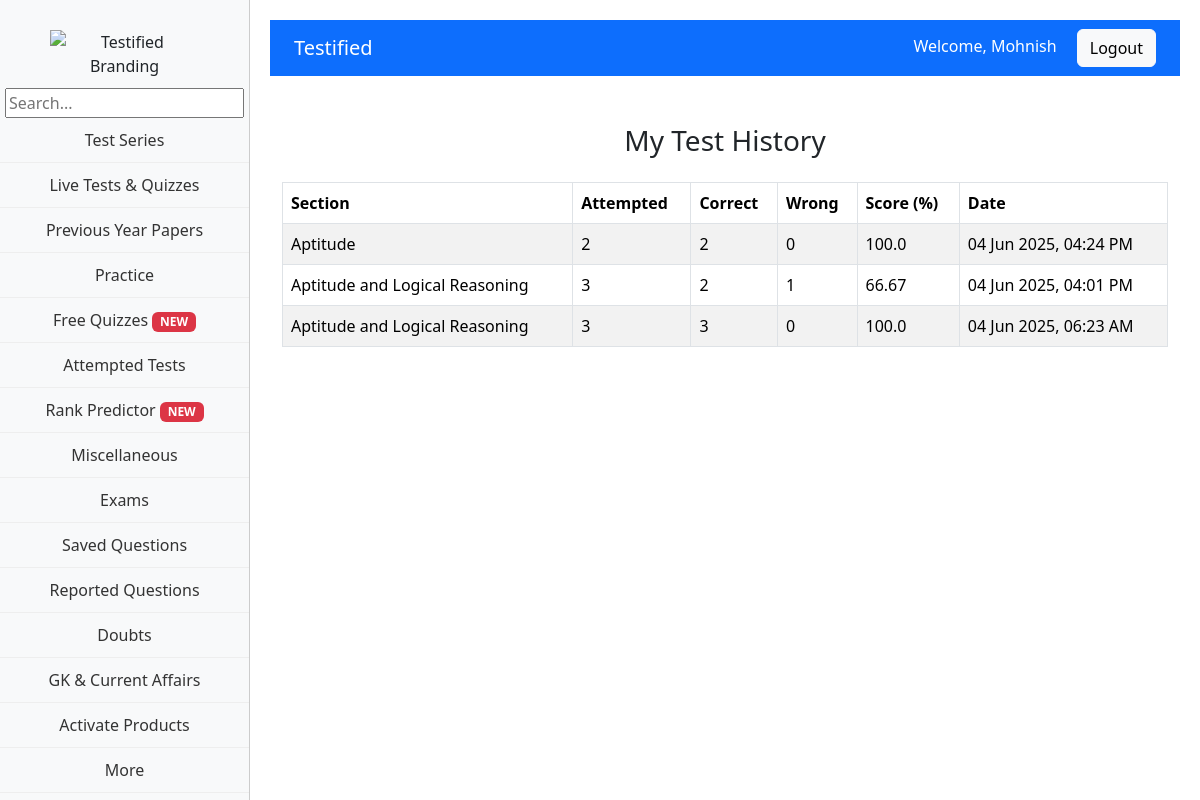
Screenshot of /test-history/ (signed in) with the database file from the repository.
### homepage/models.py (models this page shows, shortened)
class Result(models.Model):
    user = models.ForeignKey(User, on_delete=models.CASCADE)
    section = models.ForeignKey(Section, on_delete=models.CASCADE)
    total_questions = models.IntegerField()
    attempted = models.IntegerField()
    correct = models.IntegerField()
    wrong = models.IntegerField()
    score = models.FloatField()
    created_at = models.DateTimeField(auto_now_add=True)

class Section(models.Model):
    exam = models.ForeignKey(Exam, on_delete=models.CASCADE, related_name="sections")
    title = models.CharField(max_length=100)

### homepage/views.py (the view)
# urls.py: path("test-history/", test_history, name="test_history"),
def test_history(request):
    results = Result.objects.filter(user=request.user).order_by("-created_at")
    return render(request, "homepage/test_history.html", {"results": results})

### homepage/templates/homepage/test_history.html
{% extends 'base.html' %}
{% block content %}
<div class="container mt-5">
    <h3 class="text-center mb-4">My Test History</h3>
    {% if results %}
    <table class="table table-bordered table-striped">
        <thead>
            <tr>
                <th>Section</th>
                <th>Attempted</th>
                <th>Correct</th>
                <th>Wrong</th>
                <th>Score (%)</th>
                <th>Date</th>
            </tr>
        </thead>
        <tbody>
            {% for result in results %}
            <tr>
                <td>{{ result.section.title }}</td>
                <td>{{ result.attempted }}</td>
                <td>{{ result.correct }}</td>
                <td>{{ result.wrong }}</td>
                <td>{{ result.score }}</td>
                <td>{{ result.created_at|date:"d M Y, h:i A" }}</td>
            </tr>
            {% endfor %}
        </tbody>
    </table>
    {% else %}
    <p class="text-center text-muted">No test attempts yet.</p>
    {% endif %}
</div>
{% endblock %}

### homepage/templates/base.html (shortened to what this page needs)
{% load static %}
<!DOCTYPE html>
<html lang="en">
<link rel="stylesheet" href="https://cdnjs.cloudflare.com/ajax/libs/font-awesome/6.5.0/css/all.min.css">
<head>
    <link rel="stylesheet" href="{% static 'css/home.css' %}">
    <link href="https://cdn.jsdelivr.net/npm/bootstrap@5.3.2/dist/css/bootstrap.min.css" rel="stylesheet">
</head>
<body>
    <div class="sidebar" id="sidebar">
        <img src="{% static 'images/testified-logo.png' %}" alt="Testified Branding">
        <input type="search" placeholder="Search..." />
        <a href="#">Test Series</a>
        <a href="#">Live Tests & Quizzes</a>
        <a href="#">Previous Year Papers</a>
        <a href="#">Practice</a>
        <a href="#">Free Quizzes <span class="badge bg-danger">NEW</span></a>
        <a href="{% url 'homepage:test_history' %}">Attempted Tests</a>
        <a href="#">Rank Predictor <span class="badge bg-danger">NEW</span></a>
        <a href="#">Miscellaneous</a>
        <a href="#">Exams</a>
        <a href="#">Saved Questions</a>
        <a href="#">Reported Questions</a>
        <a href="#">Doubts</a>
        <a href="#">GK & Current Affairs</a>
        <a href="#">Activate Products</a>
        <a href="#">More</a>
        <a href="#">Teacher Training Program</a>
    </div>
    <div class="content">
        <nav class="navbar navbar-expand-lg navbar-dark bg-primary px-4">
            <a class="navbar-brand" href="{% url 'homepage:home' %}">Testified</a>
            <div class="ms-auto">
                {% if request.user.is_authenticated %}
                <span class="text-white me-3">Welcome, {{ request.user.username }}</span>
                <a href="{% url 'homepage:logout' %}" class="btn btn-light">Logout</a>
                {% else %}
                <a href="{% url 'homepage:login' %}" class="btn btn-light me-2">Login</a>
                <a href="{% url 'homepage:signup' %}" class="btn btn-outline-light">Signup</a>
                {% endif %}
            </div>
        </nav>
        {% block content %}{% endblock %}
    </div>
</body>
</html>

### homepage/static/css/home.css (style rules this page uses)
body { background-color: #f5f8ff; }

### homepage/templates/base.html (style rules this page uses)
body { display: flex; flex-direction: column; }
.sidebar { width: 250px; background-color: #f8f9fa; height: 100vh; position: fixed; top: 0; left: 0; padding-top: 20px; border-right: 1px solid #ccc; overflow-y: auto; text-align: center; transition: transform 0.3s ease-in-out; z-index: 1000; transform: translateX(0); }
.sidebar img { width: 150px; height: auto; margin: 10px auto; display: block; }
.sidebar a { display: block; padding: 10px 20px; color: #333; text-decoration: none; border-bottom: 1px solid #eee; }
.content { margin-left: 250px; padding: 20px; flex-grow: 1; width: calc(100% - 250px); }
.navbar { position: sticky; top: 0; z-index: 1050; }
.sidebar { transition: transform 0.4s ease; }

### rows the page displays
Result: section "Aptitude", attempted "2", correct "2", wrong "0", score "100.0", created_at "04 Jun 2025, 04:24 PM"
Result: section "Aptitude and Logical Reasoning", attempted "3", correct "2", wrong "1", score "66.67", created_at "04 Jun 2025, 04:01 PM"
Result: section "Aptitude and Logical Reasoning", attempted "3", correct "3", wrong "0", score "100.0", created_at "04 Jun 2025, 06:23 AM"

### other values shown
{{ request.user.username }} "Mohnish"
